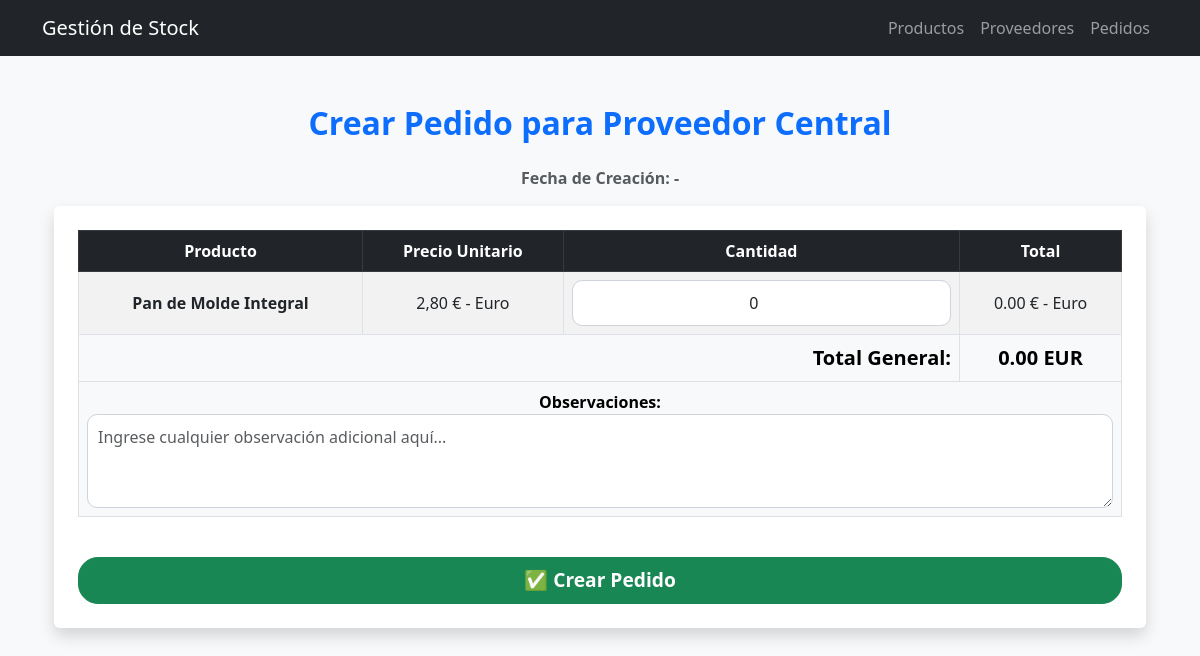
Page /stock/admin/hacer_pedido/1/ on the committed database.
### stock/models.py (models this page shows, shortened)
class Proveedor(models.Model):
    nombre = models.CharField(max_length=100)
    email = models.EmailField()
    telefono = models.CharField(max_length=20)
    direccion = models.TextField()

class Producto(models.Model):
    UNIDADES_CHOICES = [
        ('UN', 'Unidades'),
        ('KG', 'Kilogramos'),
        ('LT', 'Litros'),
        ('BT', 'Botellas'),
        ('PK', 'Paquetes'),
    ]
    MONEDAS_CHOICES = [
        ('EUR', '€ - Euro'),
        ('USD', '$ - Dólar'),
        ('GBP', '£ - Libra Esterlina'),
    ]
    categoria = models.ForeignKey(Categoria, on_delete=models.CASCADE, related_name="productos")
    nombre = models.CharField(max_length=100)
    descripcion = models.TextField(blank=True, null=True)
    precio = models.DecimalField(max_digits=10, decimal_places=2)
    moneda = models.CharField(max_length=3, choices=MONEDAS_CHOICES, default='EUR')  # Nueva opción de moneda
    proveedor = models.ForeignKey(Proveedor, on_delete=models.CASCADE)
    stock = models.DecimalField(max_digits=10, decimal_places=2, default=0)
    unidad_medida = models.CharField(max_length=5, choices=UNIDADES_CHOICES, default='UN')  # Aumentamos a 5 caracteres

### stock/views.py (the view, shortened to what this page needs)
# urls.py: path('admin/hacer_pedido/<int:proveedor_id>/', hacer_pedido, name='hacer_pedido'),
def hacer_pedido(request, proveedor_id):
    proveedor = get_object_or_404(Proveedor, id=proveedor_id)
    productos = Producto.objects.filter(proveedor=proveedor)
    return render(request, 'stock/hacer_pedido.html', {'proveedor': proveedor, 'productos': productos})

### templates/stock/hacer_pedido.html (shortened to what this page needs)
{% extends "stock/base_stock.html" %}
{% load static %}
{% block content %}
<div class="container mt-5">
    <h2 class="text-center text-primary fw-bold mb-4">Crear Pedido para {{ proveedor.nombre }}</h2>
    <p class="text-muted text-center"><strong>Fecha de Creación:</strong> {{ pedido.fecha_creacion|default:"-" }}</p>
    <form method="POST" class="shadow p-4 rounded bg-white">
        <div class="table-responsive">
            <table class="table table-striped table-bordered align-middle text-center">
                <thead class="table-dark">
                    <tr>
                        <th>Producto</th>
                        <th>Precio Unitario</th>
                        <th>Cantidad</th>
                        <th>Total</th>
                    </tr>
                </thead>
                <tbody>
                    {% for producto in productos %}
                    <tr>
                        <td class="fw-semibold">{{ producto.nombre }}</td>
                        <td>{{ producto.precio }} {{ producto.get_moneda_display }}</td>
                        <td>
                            <input type="number" name="cantidad_{{ producto.id }}" min="0" value="0"
                                   class="form-control text-center cantidad">
                        </td>
                        <td class="subtotal">0.00 {{ producto.get_moneda_display }}</td>
                    </tr>
                    {% endfor %}
                </tbody>
                <tfoot class="table-light">
                    <tr>
                        <td colspan="3" class="text-end fw-bold fs-5">Total General:</td>
                        <td id="total_general" class="fw-bold fs-5">0.00 EUR</td>
                    </tr>
                    <tr>
                        <td colspan="4">
                            <label for="observaciones" class="fw-bold">Observaciones:</label>
                            <textarea name="observaciones" id="observaciones" rows="3" class="form-control"
                                      placeholder="Ingrese cualquier observación adicional aquí..."></textarea>
                        </td>
                    </tr>
                </tfoot>
            </table>
        </div>
        <div class="text-center mt-4">
            <button type="submit" class="btn btn-success btn-lg px-5 fw-bold">✅ Crear Pedido</button>
        </div>
    </form>
</div>
{% endblock %}

### static/stock/styles.css (style rules this page uses)
body { background-color: #f8f9fa; }
.table { background-color: #ffffff; }
.table th { text-align: center; }
.btn { border-radius: 20px; }
.text-muted { font-weight: bold; color: #6c757d; }
.form-control { border-radius: 10px; border: 1px solid #ced4da; padding: 10px; }
form .btn { width: 100%; font-size: 1.2rem; }

### rows in the picture
Proveedor: nombre "Proveedor Central"
Producto: nombre "Pan de Molde Integral", precio "2,80", moneda "€ - Euro"

### other values in the picture
{{ pedido.fecha_creacion|default:"-" }} "-"
